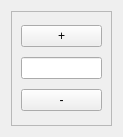
<?xml version="1.0" encoding="UTF-8"?>
<ui version="4.0">
 <class>Form</class>
 <widget class="QWidget" name="Form">
  <property name="geometry">
   <rect>
    <x>0</x>
    <y>0</y>
    <width>123</width>
    <height>137</height>
   </rect>
  </property>
  <property name="windowTitle">
   <string>Form</string>
  </property>
  <layout class="QGridLayout" name="gridLayout">
   <item row="0" column="0">
    <widget class="QFrame" name="frame">
     <property name="frameShape">
      <enum>QFrame::StyledPanel</enum>
     </property>
     <property name="frameShadow">
      <enum>QFrame::Raised</enum>
     </property>
     <layout class="QVBoxLayout" name="verticalLayout">
      <item>
       <widget class="QPushButton" name="pushButtonPlus">
        <property name="text">
         <string>+</string>
        </property>
       </widget>
      </item>
      <item>
       <widget class="QLineEdit" name="lineEdit">
        <property name="readOnly">
         <bool>true</bool>
        </property>
       </widget>
      </item>
      <item>
       <widget class="QPushButton" name="pushButtonMinus">
        <property name="text">
         <string>-</string>
        </property>
       </widget>
      </item>
     </layout>
    </widget>
   </item>
  </layout>
 </widget>
 <resources/>
 <connections/>
</ui>
